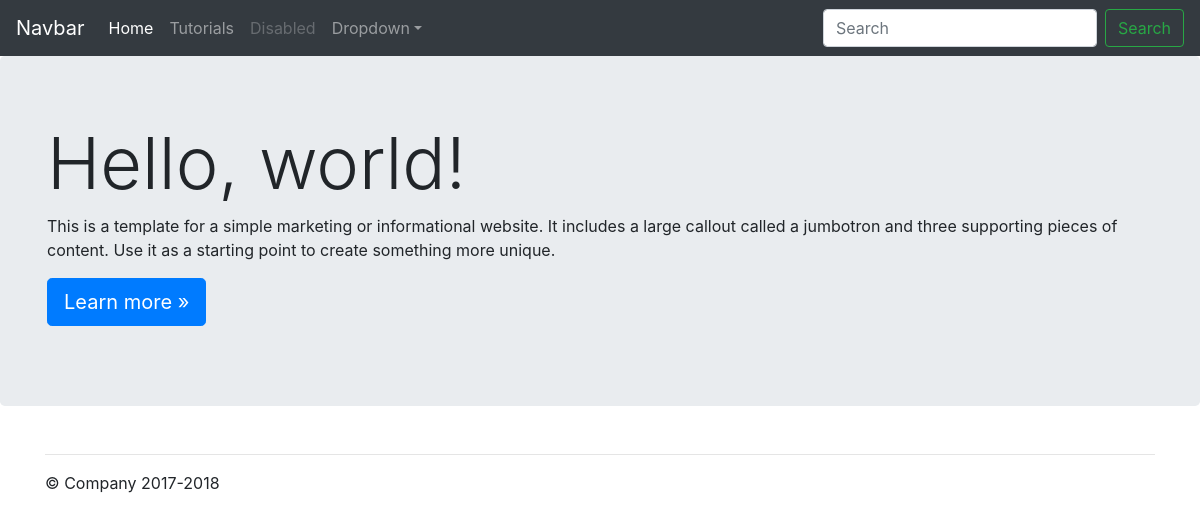
The app's page /, older data.
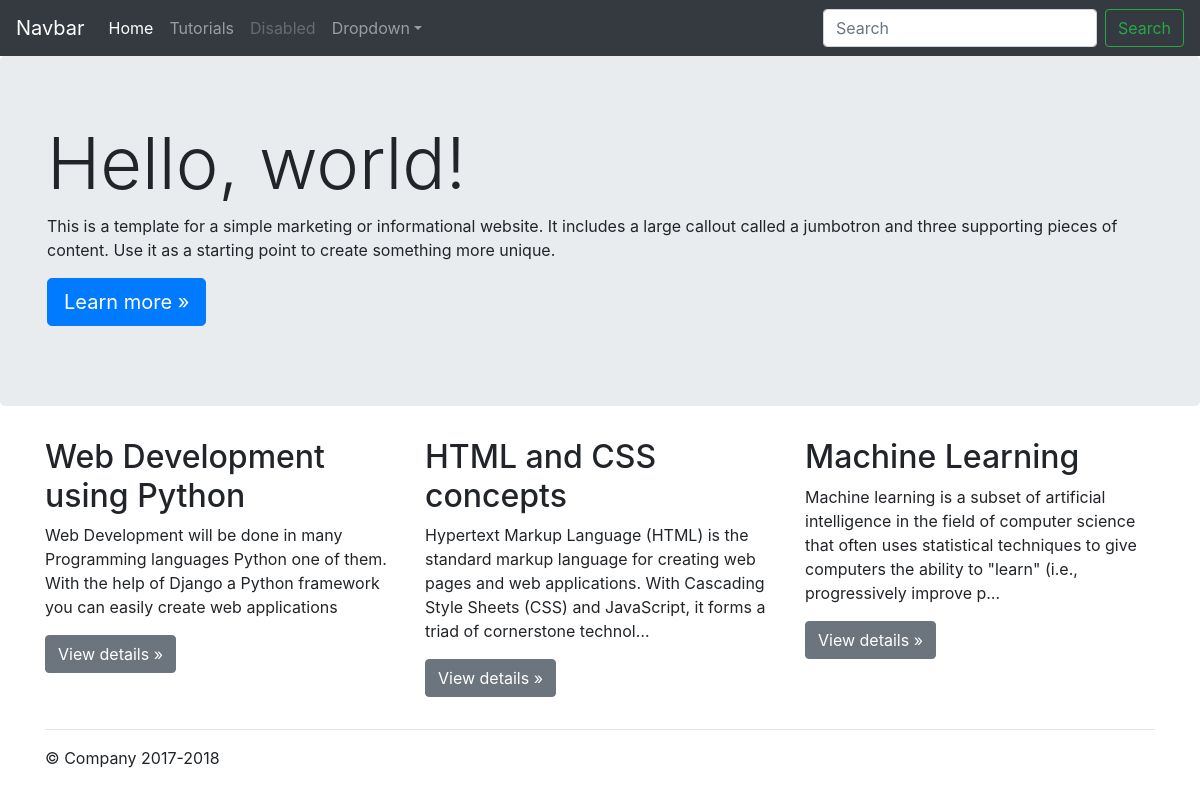
The same page, newer data.
### tutorial/models.py (models this page shows, shortened)
class TutorialSeries(models.Model):
    language = models.ForeignKey(Language, on_delete=models.CASCADE)
    studentExperience = models.ForeignKey(StudentExperience, on_delete=models.CASCADE)
    name = models.CharField(max_length=250)
    description = models.TextField(blank=True, null=True)
    archived = models.BooleanField(default=False)
    slug = models.SlugField(max_length=250, unique=True)

### newsapp/views.py (the view)
# urls.py: 2. Add a URL to urlpatterns:  path('', views.home, name='home')
def home(request):
    series = TutorialSeries.objects.filter(archived = False).order_by('id')
    template = 'home.html'
    context = {'series':series}
    return render(request, template, context)

### templates/home.html
{% extends 'base.html' %}
{% block content %}
<main role="main">
    <div class="jumbotron">
        <div class="container">
            <h1 class="display-3">Hello, world!</h1>
            <p>This is a template for a simple marketing or informational website. It includes a large callout called a
                jumbotron and three supporting pieces of content. Use it as a starting point to create something more
                unique.</p>
            <p><a class="btn btn-primary btn-lg" href="#" role="button">Learn more &raquo;</a></p>
        </div>
    </div>
    <div class="container">
        <div class="row">
            {% for item in series %}
            <div class="col-md-4 text-allign">
                <h2>{{item.name}}</h2>
                <p>{{item.description|truncatechars:200}}</p>
                <a class="btn btn-secondary" href="{% url 'tutorial:tutorial_series_detail' item.slug %}" role="button">View
                    details &raquo;</a></p>
            </div>
            {% endfor %}
        </div>
        <hr>
    </div>
</main>
{% endblock %}

### templates/base.html (shortened to what this page needs)
{% load bootstrap3 %}
{% load static %}
<!doctype html>
<html lang="en">
<head>
    <link href="{% static 'CSS/bootstrap.min.css' %}" rel="stylesheet">
    <link href="{% static 'CSS/jumbotron.css' %}" rel="stylesheet">
</head>
<body>
<nav class="navbar navbar-expand-md navbar-dark fixed-top bg-dark">
    <a class="navbar-brand" href="#">Navbar</a>
    <div class="collapse navbar-collapse" id="navbarsExampleDefault">
        <ul class="navbar-nav mr-auto">
            {% with url_name=request.resolver_match.url_name %}
            <li class="nav-item {% if url_name == 'home' %} active {% endif %}">
                <a class="nav-link" href="{% url 'home' %}">Home <span class="sr-only">(current)</span></a>
            </li>
            <li class="nav-item {% if url_name == 'tutorial_series_list' %} active {% endif %}">
                <a class="nav-link" href="{% url 'tutorial:tutorial_series_list' %}">Tutorials</a>
            </li>
            {% endwith %}
            <li class="nav-item">
                <a class="nav-link disabled" href="#">Disabled</a>
            </li>
            <li class="nav-item dropdown">
                <a class="nav-link dropdown-toggle" href="http://example.com" id="dropdown01" data-toggle="dropdown"
                   aria-haspopup="true" aria-expanded="false">Dropdown</a>
            </li>
        </ul>
        <form class="form-inline my-2 my-lg-0">
            <input class="form-control mr-sm-2" type="text" placeholder="Search" aria-label="Search">
            <button class="btn btn-outline-success my-2 my-sm-0" type="submit">Search</button>
        </form>
    </div>
</nav>
{% block content %}
{% endblock %}
<footer class="container">
    <p>&copy; Company 2017-2018</p>
</footer>
</body>
</html>

### static/CSS/jumbotron.css (style rules this page uses)
body { padding-top: 3.5rem; }

Row changes from the older to the newer data that the page shows:
added TutorialSeries: name "Web Development using Python", description "Web Development will be done in many Programming languages Python one of them. With the help of Django a Python framework you can easily create web applications"
added TutorialSeries: name "HTML and CSS concepts", description "Hypertext Markup Language (HTML) is the standard markup language for creating web pages and web applications. With Cascading Style Sheets (CSS) and JavaScript, it forms a triad of cornerstone technol…"
added TutorialSeries: name "Machine Learning", description "Machine learning is a subset of artificial intelligence in the field of computer science that often uses statistical techniques to give computers the ability to \"learn\" (i.e., progressively improve p…"
